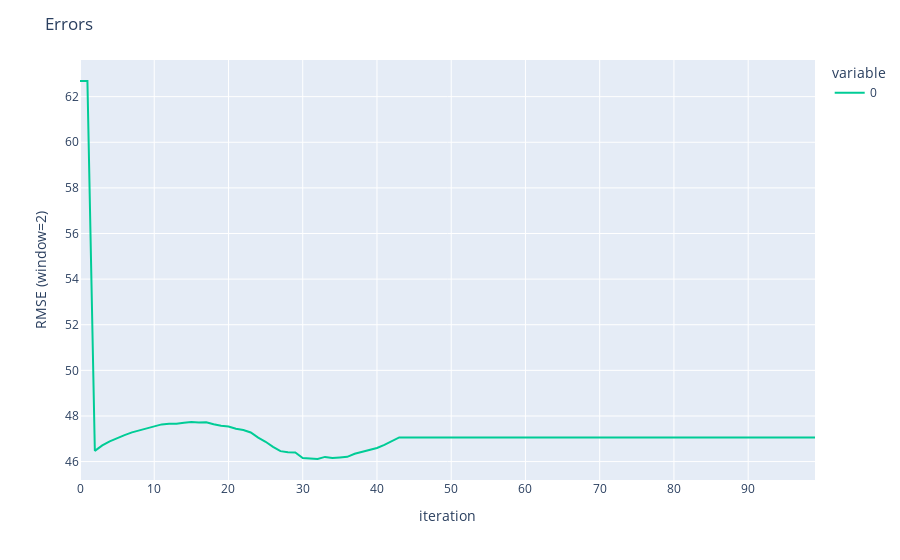

Source (notebook cell):
### Code cell
px.line(control_signal.errors, color_discrete_map= {0: 'red', 1: 'blue'}).update_layout(xaxis_title='iteration', yaxis_title=f'RMSE (window={control_signal.window})', title='Errors').show()

### Figure 1 — Plotly figure (JSON) as saved in the notebook; plotly's stock layout.template omitted (floating-point values rounded to 4 significant figures)
{"data": [{"hovertemplate": "variable=0<br>index=%{x}<br>value=%{y}<extra></extra>", "legendgroup": "0", "line": {"color": "#00cc96", "dash": "solid"}, "marker": {"symbol": "circle"}, "mode": "lines", "name": "0", "orientation": "v", "showlegend": true, "type": "scatter", "x": [0, 1, 2, 3, 4, 5, 6, 7, 8, 9, 10, 11, 12, 13, 14, 15, 16, 17, 18, 19, 20, 21, 22, 23, 24, 25, 26, 27, 28, 29, 30, 31, 32, 33, 34, 35, 36, 37, 38, 39, 40, 41, 42, 43, 44, 45, 46, 47, 48, 49, 50, 51, 52, 53, 54, 55, 56, 57, 58, 59, 60, 61, 62, 63, 64, 65, 66, 67, 68, 69, 70, 71, 72, 73, 74, 75, 76, 77, 78, 79, 80, 81, 82, 83, 84, 85, 86, 87, 88, 89, 90, 91, 92, 93, 94, 95, 96, 97, 98, 99], "xaxis": "x", "y": [62.69, 62.69, 46.47, 46.71, 46.89, 47.04, 47.16, 47.28, 47.36, 47.46, 47.54, 47.63, 47.66, 47.66, 47.71, 47.74, 47.71, 47.73, 47.64, 47.57, 47.54, 47.44, 47.38, 47.28, 47.05, 46.87, 46.65, 46.46, 46.41, 46.4, 46.16, 46.12, 46.11, 46.21, 46.15, 46.18, 46.21, 46.34, 46.42, 46.5, 46.6, 46.73, 46.89, 47.06, 47.06, 47.06, 47.06, 47.06, 47.06, 47.06, 47.06, 47.06, 47.06, 47.06, 47.06, 47.06, 47.06, 47.06, 47.06, 47.06, 47.06, 47.06, 47.06, 47.06, 47.06, 47.06, 47.06, 47.06, 47.06, 47.06, 47.06, 47.06, 47.06, 47.06, 47.06, 47.06, 47.06, 47.06, 47.06, 47.06, 47.06, 47.06, 47.06, 47.06, 47.06, 47.06, 47.06, 47.06, 47.06, 47.06, 47.06, 47.06, 47.06, 47.06, 47.06, 47.06, 47.06, 47.06, 47.06, 47.06], "yaxis": "y"}], "layout": {"legend": {"title": {"text": "variable"}, "tracegroupgap": 0}, "margin": {"t": 60}, "title": {"text": "Errors"}, "xaxis": {"anchor": "y", "domain": [0, 1], "title": {"text": "iteration"}}, "yaxis": {"anchor": "x", "domain": [0, 1], "title": {"text": "RMSE (window=2)"}}}}
